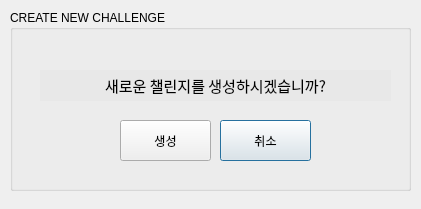
<?xml version="1.0" encoding="UTF-8"?>
<ui version="4.0">
 <class>Dialog</class>
 <widget class="QDialog" name="Dialog">
  <property name="geometry">
   <rect>
    <x>0</x>
    <y>0</y>
    <width>421</width>
    <height>209</height>
   </rect>
  </property>
  <property name="windowTitle">
   <string>Dialog</string>
  </property>
  <widget class="QGroupBox" name="groupBox">
   <property name="geometry">
    <rect>
     <x>10</x>
     <y>10</y>
     <width>401</width>
     <height>181</height>
    </rect>
   </property>
   <property name="title">
    <string>CREATE NEW CHALLENGE</string>
   </property>
   <widget class="QPushButton" name="btnCancel">
    <property name="geometry">
     <rect>
      <x>210</x>
      <y>110</y>
      <width>91</width>
      <height>41</height>
     </rect>
    </property>
    <property name="text">
     <string>취소</string>
    </property>
   </widget>
   <widget class="QPushButton" name="btnCreate">
    <property name="geometry">
     <rect>
      <x>110</x>
      <y>110</y>
      <width>91</width>
      <height>41</height>
     </rect>
    </property>
    <property name="font">
     <font>
      <pointsize>9</pointsize>
     </font>
    </property>
    <property name="text">
     <string>생성</string>
    </property>
   </widget>
   <widget class="QLabel" name="lblChallenge">
    <property name="geometry">
     <rect>
      <x>30</x>
      <y>60</y>
      <width>351</width>
      <height>31</height>
     </rect>
    </property>
    <property name="font">
     <font>
      <family>Adobe 명조 Std M</family>
      <pointsize>11</pointsize>
     </font>
    </property>
    <property name="styleSheet">
     <string notr="true">background-color: rgb(232, 232, 232);</string>
    </property>
    <property name="text">
     <string>새로운 챌린지를 생성하시겠습니까?</string>
    </property>
    <property name="alignment">
     <set>Qt::AlignCenter</set>
    </property>
   </widget>
  </widget>
 </widget>
 <resources/>
 <connections/>
</ui>
